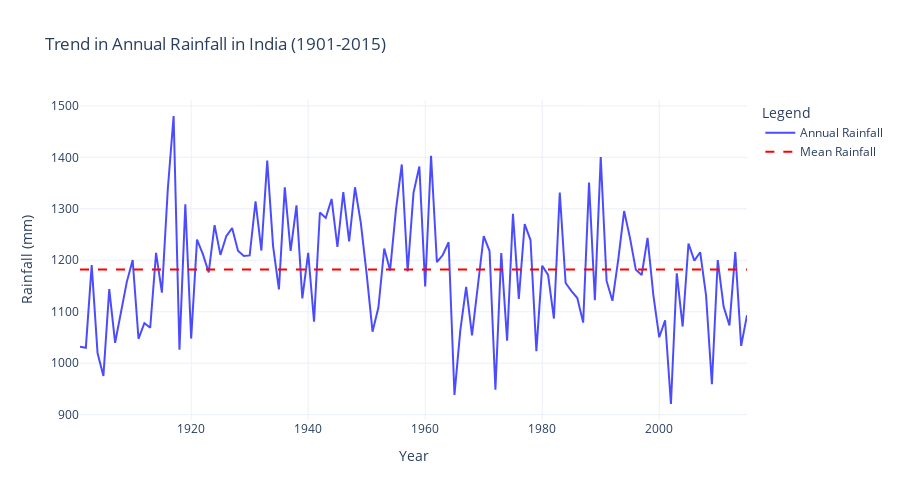

The code cell stored with this chart in its notebook:
### Code cell
import plotly.graph_objects as go
import plotly.express as px


annual_rainfall = df[['YEAR', 'ANNUAL']]

fig_annual = go.Figure()
fig_annual.add_trace(go.Scatter(
    x=annual_rainfall['YEAR'],
    y=annual_rainfall['ANNUAL'],
    mode='lines',
    name='Annual Rainfall',
    line=dict(color='blue', width=2),
    opacity=0.7
))
fig_annual.add_trace(go.Scatter(
    x=annual_rainfall['YEAR'],
    y=[annual_rainfall['ANNUAL'].mean()] * len(annual_rainfall),
    mode='lines',
    name='Mean Rainfall',
    line=dict(color='red', dash='dash')
))
fig_annual.update_layout(
    title='Trend in Annual Rainfall in India (1901-2015)',
    xaxis_title='Year',
    yaxis_title='Rainfall (mm)',
    template='plotly_white',
    legend=dict(title="Legend"),
    height=500
)
fig_annual.show()
